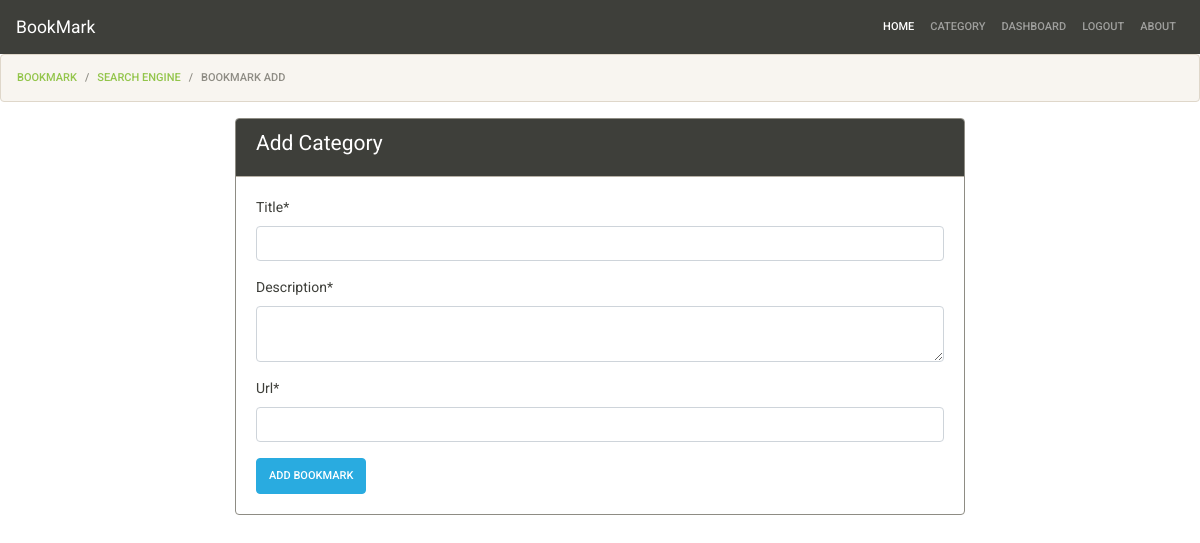
The page /bookmark/category/bookmark/1/ (signed in) on the database as committed earlier.
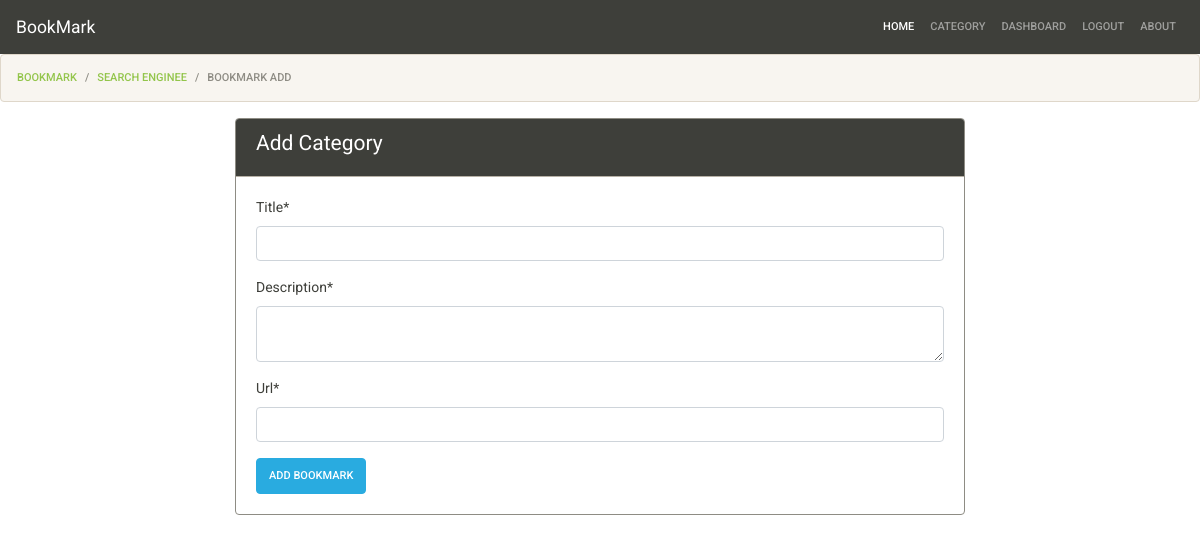
The same page on the database as committed later.
### bookmarks/models.py (models this page shows, shortened)
class Category(models.Model):
    title       = models.CharField(max_length=120)
    description = models.TextField(blank=True,null=True)
    added_by    = models.ForeignKey(User,related_name='categories', on_delete=models.CASCADE)
    created_at  = models.DateTimeField(auto_now_add=True)

### bookmarks/views.py (the view)
# urls.py: path('category/bookmark/<int:id>/',bookmarkAddView,name='bookmark-add'),
@login_required
def bookmarkAddView(request,id):
    template_name = 'bookmarks/bookmark-add.html'
    category = Category.objects.get(pk=id)
    form = BookmarkForm()
    if request.method == 'POST':
        form = BookmarkForm(request.POST)
        if form.is_valid():
            bookmark = form.save(commit=False)
            bookmark.added_by = request.user
            bookmark.category_id = id
            bookmark.save()
            return redirect('bookmark-category-detail',id=id)
    else:
        form = BookmarkForm()
    context = {
        'form':form,
        'category':category,
    }
    return render(request,template_name,context)

### bookmarks/forms.py
class BookmarkForm(ModelForm):
    description = forms.CharField(widget=forms.Textarea(attrs={'rows':2}))
    class Meta:
        model = Bookmark
        fields = ('title','description','url')

### bookmarks/templates/bookmarks/bookmark-add.html (shortened to what this page needs)
{% extends 'base.html' %}
{% load crispy_forms_tags %}
{%block content %}
<ol class="breadcrumb">
    <li class="breadcrumb-item"><a href="{% url 'bookmark-page' %}">Bookmark</a></li>
    <li class="breadcrumb-item"><a href="{% url 'bookmark-category-detail' category.id %}">{{category.title}}</a></li>
    <li class="breadcrumb-item active">Bookmark Add</li>
  </ol>
<div class="container mt-1">
    <div class="row d-flex justify-content-center">
        <div class="col-md-8">
            <div class="card border border-secondary">
                <div class="card-header bg-primary text-white">
                    <h4>Add Category</h4>
                </div>
                <div class="card-body">
                    <form action="" method="POST">
                        {{form|crispy }}
                        <button class="btn btn-info" type="submit">Add Bookmark</button>
                    </form>
                </div>
            </div>
        </div>
    </div>
</div>
{% endblock %}

Rows that differ between the two databases and show on the page:
changed Category: title "SEARCH ENGINE" → "SEARCH ENGINEE"
